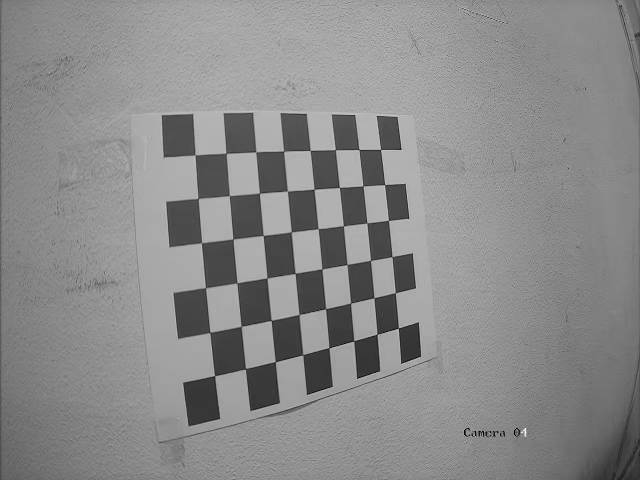
#> input picture stereoLeft/imageL1.png, 640 x 480 px; its folder holds 4 pictures in this run
$ jupyter execute --allow-errors 'Stereo Calibration.ipynb'   (older library calls are emulated)
#> lines starting #> are read from the running program, lines starting #| are printed output that depends on the picture; after the words box and inside, x2 and y2 are one past the last pixel; in counts of white or black regions, pixels touching at a corner belong together; pictures that were not available may be replaced by others from this repository, and a replacement may not be noted
<center><h1>Stereo Calibration<h1><center>

### Set up Environment and Import Libraries

[cell 1]
# Import necessary libraries
import numpy as np  # NumPy is used for numerical operations on arrays
import cv2  # OpenCV is a computer vision library
import matplotlib.pyplot as plt # Importing the matplotlib library for plotting
import glob # Importing the glob library which provides functionality for file path pattern matching.

### Display Images with Matplotlib and OpenCV

[cell 2]
import matplotlib.pyplot as plt
import cv2

def plt_show(images, titles=None):
    # If there's only one image, handle it differently
    if len(images) == 1:
        plt.figure(figsize=(10, 10))  # Set the figure size
        rgb_frame = cv2.cvtColor(images[0], cv2.COLOR_BGR2RGB)
        plt.imshow(rgb_frame)
        plt.title(titles[0] if titles else "")
        plt.axis('off')
        plt.show()
    else:
        # Calculate the number of rows and columns based on the length of 'images'
        num_rows = len(images) // 2
        num_cols = 2

        # Create a subplot with 2 rows and 2 columns, set the figure size
        fig, axes = plt.subplots(num_rows, num_cols, figsize=(10, 8))

        # Flatten the axes array if there is more than one row
        axes = axes.flatten()

        # Iterate through the images and corresponding titles and axes
        for i, (image, ax) in enumerate(zip(images, axes)):
            # Convert the BGR image to RGB
            rgb_frame = cv2.cvtColor(image, cv2.COLOR_BGR2RGB)

            # Display the image on the current axis
            ax.imshow(rgb_frame)

            # Set the title if titles are provided
            ax.set_title(titles[i] if titles else "")

            # Turn off axis labels
            ax.axis('off')

        # Display the plot with all the images
        plt.show()

### Find ChessBoard Corners - Object Points and Image Points

[cell 3]
# Define the size of the chessboard as a tuple (rows, columns)
chessboardSize = (6, 8)

# Define the size of the frame as a tuple (width, height)
frameSize = (640, 480)

### Set Termination Criteria

[cell 4]
# Define a convergence criteria for iterative algorithms
# cv2.TERM_CRITERIA_EPS: Terminate the algorithm when the specified epsilon is reached
# cv2.TERM_CRITERIA_MAX_ITER: Terminate the algorithm after the specified number of iterations
# The criteria is a combination of both, using the bitwise OR operator (+)
# Parameters: (type, max_iter, epsilon)
criteria = (cv2.TERM_CRITERIA_EPS + cv2.TERM_CRITERIA_MAX_ITER, 30, 0.001)

### Prepare Object Points

[cell 5]
# Create a 3D NumPy array representing the 3D coordinates of chessboard corners
# Each corner has coordinates (x, y, z), where z is set to 0 for simplicity
objp = np.zeros((1, chessboardSize[0] * chessboardSize[1], 3), np.float32)

# Populate the x and y coordinates of the corners using the NumPy mgrid function
# The corners form a grid from (0, 0, 0) to (chessboardSize[0]-1, chessboardSize[1]-1, 0)
objp[0, :, :2] = np.mgrid[0:chessboardSize[0], 0:chessboardSize[1]].T.reshape(-1, 2)

# objp = objp * 20  # the length between each corner of the squares is 2 cm

# Print the resulting 3D coordinates of the chessboard corners
objp

### Load Images with OpenCV and glob

[cell 6]
# Arrays to store object points and image points from all the images.
objpoints = [] # 3d point in real world space.
imgpointsL = [] # 2d points in image plane.
imgpointsR = [] # 2d points in image plane.

[cell 7]
# Use glob to get a list of file paths for left stereo images matching the specified pattern
imagesLeft = glob.glob('stereoLeft/*.png')

# Use glob to get a list of file paths for right stereo images matching the specified pattern
imagesRight = glob.glob('stereoRight/*.png')

[cell 8]
# Initialize a counter for image pairs
counter = 1

# Iterate over pairs of left and right stereo images using the zip function
for imgLeft, imgRight in zip(imagesLeft, imagesRight):

    # Read left and right images
    imgL = cv2.imread(imgLeft)
#> imgL is the input picture: shape (480, 640, 3); min 0, max 246, mean 138.1
    imgR = cv2.imread(imgRight)

    # Convert left and right images to grayscale
    grayL = cv2.cvtColor(imgL, cv2.COLOR_BGR2GRAY)
    grayR = cv2.cvtColor(imgR, cv2.COLOR_BGR2GRAY)

    # Find chessboard corners in the left and right images
    retL, cornersL = cv2.findChessboardCorners(grayL, chessboardSize, None)
#> retL = True; cornersL = 48 rows, first 8: [380.6, 149.4], [384.6, 184.6], [388.4, 220.4], [392, 256.6], [395.3, 292.7], [398.3, 328], [359, 149.6], [362.9, 185.8]
    retR, cornersR = cv2.findChessboardCorners(grayR, chessboardSize, None)
#> retR = True; cornersR has the same summary as cornersL

    # If chessboard corners are found in both images
    if retL and retR:

        # Add object points (3D) and image points (2D) for calibration
        objpoints.append(objp)

        # Refine corner positions for more accurate estimates
        cornersL = cv2.cornerSubPix(grayL, cornersL, (11, 11), (-1, -1), criteria)
#> cornersL = 48 rows, first 8: [380.6, 149.4], [384.6, 184.6], [388.4, 220.4], [392.1, 256.6], [395.4, 292.7], [398.3, 328.1], [358.9, 149.5], [363, 185.9]
        imgpointsL.append(cornersL)

        cornersR = cv2.cornerSubPix(grayR, cornersR, (11, 11), (-1, -1), criteria)
#> cornersR has the same summary as cornersL
        imgpointsR.append(cornersR)

        # Draw chessboard corners on the images
        cv2.drawChessboardCorners(imgL, chessboardSize, cornersL, retL)
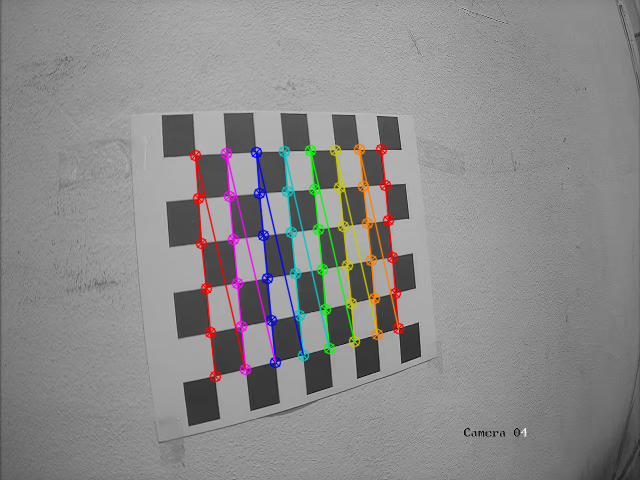
#> imgL: shape (480, 640, 3); 4.08% of pixels changed, all inside (x1, y1, x2, y2) = (189, 143, 405, 383)
        cv2.drawChessboardCorners(imgR, chessboardSize, cornersR, retR)

        # Display the first two pairs of images using matplotlib
        if counter <= 2:
            plt_show([imgL, imgR], [f"Left Image {counter}", f"Right Image {counter}"])
#> in plt_show, `num_rows = len(images) // 2`: num_rows = 1
#> the loop in plt_show, `for i, (image, ax) in enumerate(zip(images, axes)):` made 2 passes
#> in plt_show, `plt.show()`:
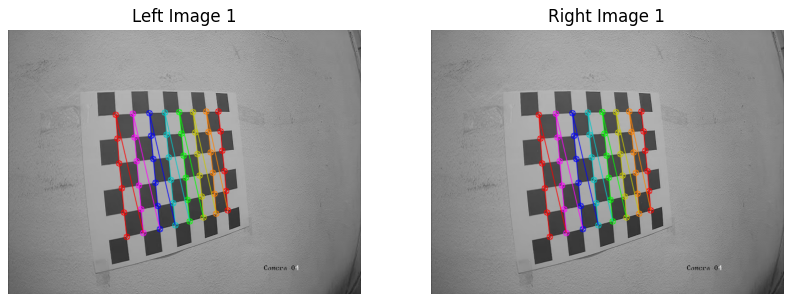
#> figure drawn by matplotlib, 2 panels

        # Increment the counter
        counter += 1

        # [6 lines of commented-out code are left out]

### Calibration

[cell 9]
# ret: boolean value if we are successfully calibrated our camera
# cameraMatrixL: Camera Matrix
# dist: Distortion Parameters
# rvecs: Rotation Vector
# tvcs: Translation Vector


# Calibration of the left camera
retL, cameraMatrixL, distL, rvecsL, tvcsL = cv2.calibrateCamera(objpoints, imgpointsL, frameSize, None, None)
#> retL = 0.186; cameraMatrixL = [[756.3, 0, 357.1], [0, 894, 175.6], [0, 0, 1]]; distL = [[-1.14, 2.25, 0.0629, -0.0754, -9.96]]; rvecsL = ([-0.686, -0.479, 1.4],); tvcsL = ([0.783, -0.74, 24.8],)

# Get the dimensions of the left image
heightL, widthL, channelsL = imgL.shape
#> heightL = 480; widthL = 640; channelsL = 3

# Get the optimal new camera matrix and region of interest for the left camera
newCameraMatrixL, roi_L = cv2.getOptimalNewCameraMatrix(cameraMatrixL, distL, (widthL, heightL), 1, (widthL, heightL))
#> newCameraMatrixL = [[421.4, 0, 199], [0, 395.6, 307.5], [0, 0, 1]]; roi_L = (0, 230, 356, 212)

# Calibration of the right camera
retR, cameraMatrixR, distR, rvecsR, tvcsR = cv2.calibrateCamera(objpoints, imgpointsR, frameSize, None, None)
#> retR = 0.186; cameraMatrixR = [[756.3, 0, 357.1], [0, 894, 175.6], [0, 0, 1]]; distR = [[-1.14, 2.25, 0.0629, -0.0754, -9.96]]; rvecsR = ([-0.686, -0.479, 1.4],); tvcsR = ([0.783, -0.74, 24.8],)

# Get the dimensions of the right image
heightR, widthR, channelsR = imgR.shape
#> heightR = 480; widthR = 640; channelsR = 3

# Get the optimal new camera matrix and region of interest for the right camera
newCameraMatrixR, roi_R = cv2.getOptimalNewCameraMatrix(cameraMatrixR, distR, (widthR, heightR), 1, (widthR, heightR))
#> newCameraMatrixR = [[421.4, 0, 199], [0, 395.6, 307.5], [0, 0, 1]]; roi_R = (0, 230, 356, 212)

### Stereo Vision Calibration

[cell 10]
# Set the flags for stereo calibration
flags = 0
flags |= cv2.CALIB_FIX_INTRINSIC
# Here we fix the intrinsic camera matrices so that only Rotation Vectors (Rot), Translation Vectors (Trans),
# Essential Matrix (Emat), and Fundamental Matrix (Fmat) are calculated.
# Hence, intrinsic parameters are assumed to be the same for both cameras.

# Define the termination criteria for stereo calibration
criteria_stereo = (cv2.TERM_CRITERIA_EPS + cv2.TERM_CRITERIA_MAX_ITER, 30, 0.001)

# Perform stereo calibration to calculate the transformation between the two cameras,
# as well as the Essential Matrix and Fundamental Matrix
retStereo, newCameraMatrixL, distL, newCameraMatrixR, distR, rot, trans, essentialMatrix, fundamentalMatrix = cv2.stereoCalibrate(
    objpoints, imgpointsL, imgpointsR, newCameraMatrixL, distL, newCameraMatrixR, distR, grayL.shape[::-1], criteria_stereo, flags)
#> retStereo = 50.53; rot = [[1, 0.00226, -0.00307], [-0.00226, 1, 0.00133], [0.00307, -0.00133, 1]]; trans = [0.0276, -0.00521, -0.0328]; essentialMatrix = [[-9e-05, 0.0328, -0.00516], [-0.0329, -3.76e-05, -0.0275], [0.00514, 0.0276, 2.08e-05]]; fundamentalMatrix = [[3.93e-06, -0.00152, 0.563], [0.00153, 1.86e-06, 0.233], [-0.565, -0.237, 1]]

### Stereo Rectification

[cell 11]
# Set the scale for rectification
rectifyScale = 1

# Perform stereo rectification to obtain rectification matrices and projection matrices
rectL, rectR, projMatrixL, projMatrixR, Q, roi_L, roi_R = cv2.stereoRectify(
    newCameraMatrixL, distL, newCameraMatrixR, distR, grayL.shape[::-1], rot, trans, rectifyScale, (0, 0))
#> rectL = [[0.637, -0.118, -0.762], [0.118, 0.991, -0.055], [0.762, -0.0551, 0.645]]; rectR = [[0.639, -0.121, -0.76], [0.121, 0.991, -0.056], [0.76, -0.0559, 0.648]]; projMatrixL = [[395.6, 0, 1038.7, 0], [0, 395.6, 396.2, 0], [0, 0, 1, 0]]; projMatrixR = [[395.6, 0, 1038.7, 17.07], [0, 395.6, 396.2, 0], [0, 0, 1, 0]]; Q = [[1, 0, 0, -1038.7], [0, 1, 0, -396.2], [0, 0, 0, 395.6], [0, 0, -23.18, 0]]; roi_L = (0, 209, 640, 271); roi_R = (0, 210, 640, 270)

# Initialize undistort-rectify maps for both left and right cameras
stereoMapL = cv2.initUndistortRectifyMap(newCameraMatrixL, distL, rectL, projMatrixL, grayL.shape[::-1], cv2.CV_16SC2)
stereoMapR = cv2.initUndistortRectifyMap(newCameraMatrixR, distR, rectR, projMatrixR, grayR.shape[::-1], cv2.CV_16SC2)

# Save the rectification maps to a file
print("Saving parameters!")
cv_file = cv2.FileStorage('stereoMap.xml', cv2.FILE_STORAGE_WRITE)

cv_file.write('stereoMapL_x', stereoMapL[0])
cv_file.write('stereoMapL_y', stereoMapL[1])
cv_file.write('stereoMapR_x', stereoMapR[0])
cv_file.write('stereoMapR_y', stereoMapR[1])

cv_file.release()

### Camera parameters to undistort and rectify images
#### Note: This is the values used on camera to remove the distortion

#> (a cell that did not finish here is left out)

### Displaying the result after rectification on the first left and right images

[cell 13]
# Read the first images from the left and right stereo cameras in grayscale
grayL = cv2.imread(imagesLeft[0], 0)
grayR = cv2.imread(imagesRight[0], 0)

# Perform undistortion on the left and right images using the calibrated camera parameters
undistL = cv2.undistort(grayL, cameraMatrixL, distL, None, cameraMatrixL)
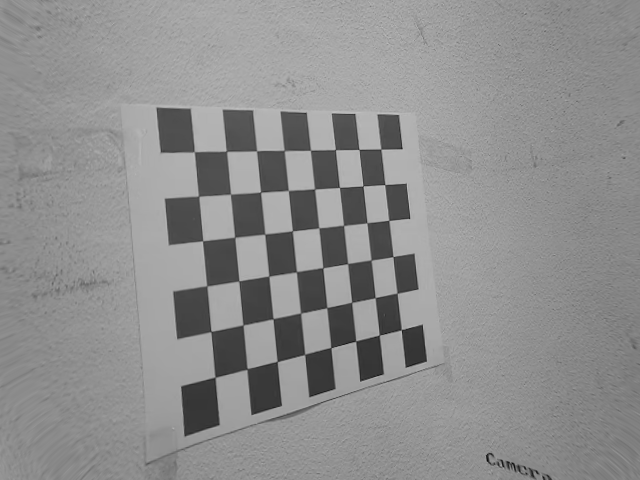
#> undistL: shape (480, 640); min 9, max 197, mean 142.1
undistR = cv2.undistort(grayR, cameraMatrixR, distR, None, cameraMatrixR)

# Display the undistorted and original images using matplotlib
plt_show([undistL, undistR, grayL, grayR], ["Undistorted Left", "Undistorted Right", "Original Left", "Original Right"])
#> in plt_show (call 2), `num_rows = len(images) // 2`: num_rows = 2
#> the loop in plt_show (call 2), `for i, (image, ax) in enumerate(zip(images, axes)):` made 4 passes
#> in plt_show (call 2), `plt.show()`:
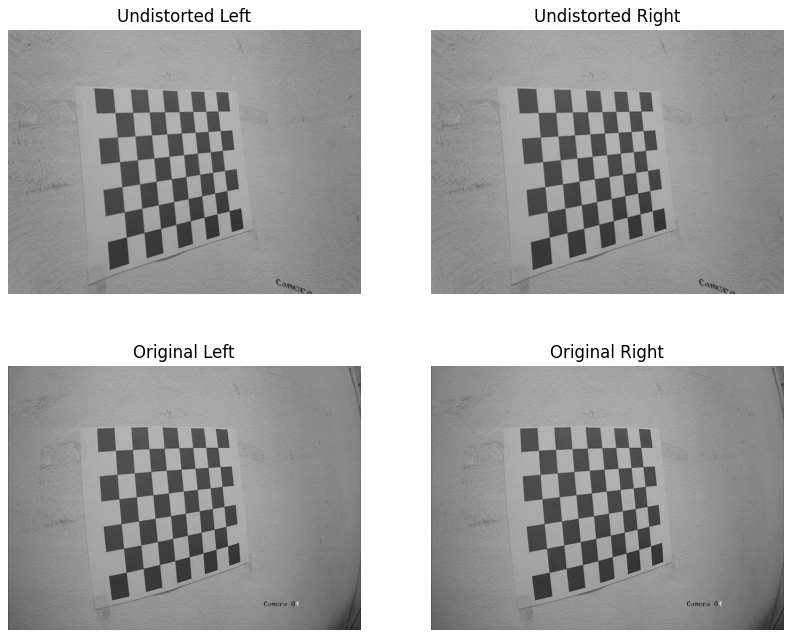
#> figure drawn by matplotlib, 4 panels

# Uncomment the following lines if you want to display images using OpenCV
# cv2.imshow("compare", np.vstack([np.hstack([undistL, undistR]), np.hstack([grayL, grayR])]))
# cv2.waitKey(0)
# cv2.destroyAllWindows()
